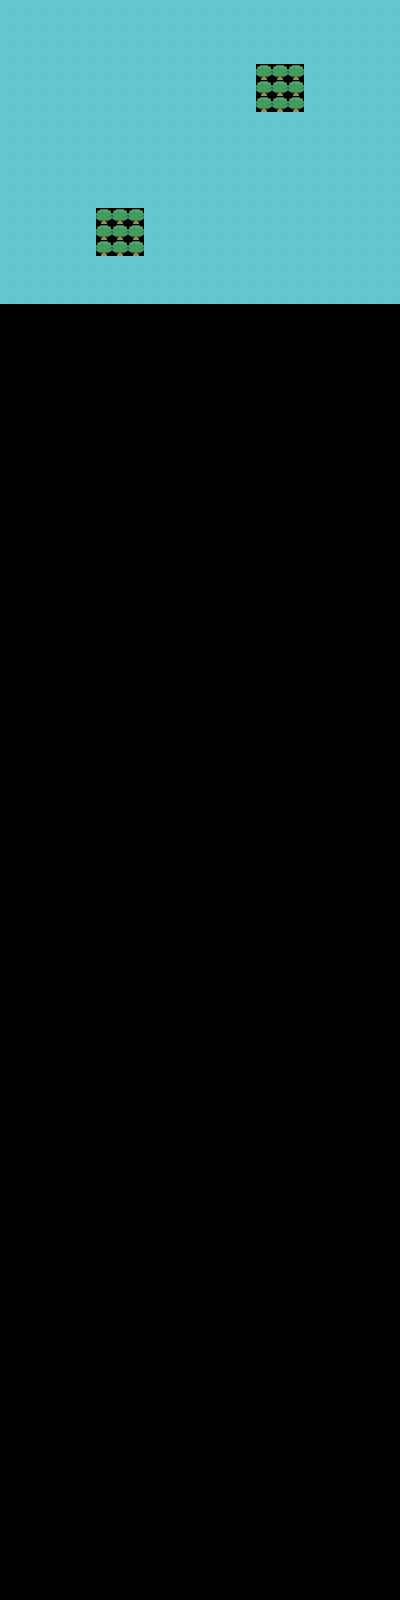

A level layout from a 2D game, rendered from its tile map. Below: a short description, then the map file with tile-grid data replaced by summaries:
An orthogonal 25x100 tile map with 16x16 px tiles, 1 tile layer (block-01), 1 hidden layer not drawn.

<map version="1.0" orientation="orthogonal" renderorder="right-down" width="25" height="100" tilewidth="16" tileheight="16" nextobjectid="1">
 <tileset firstgid="1" name="roguelikeSheet_transparent" tilewidth="16" tileheight="16" spacing="1" tilecount="1767" columns="57">
  <image source="../images/roguelikeSheet_transparent.png" width="968" height="526" />
 </tileset>
 <layer name="start" width="25" height="100" visible="0">
  <data>[2500 cells, 75 non-empty, 2 distinct tile ids]</data>
 </layer>
 <layer name="block-01" width="25" height="100">
  <data>[2500 cells, 475 non-empty, 2 distinct tile ids]</data>
 </layer>
</map>
